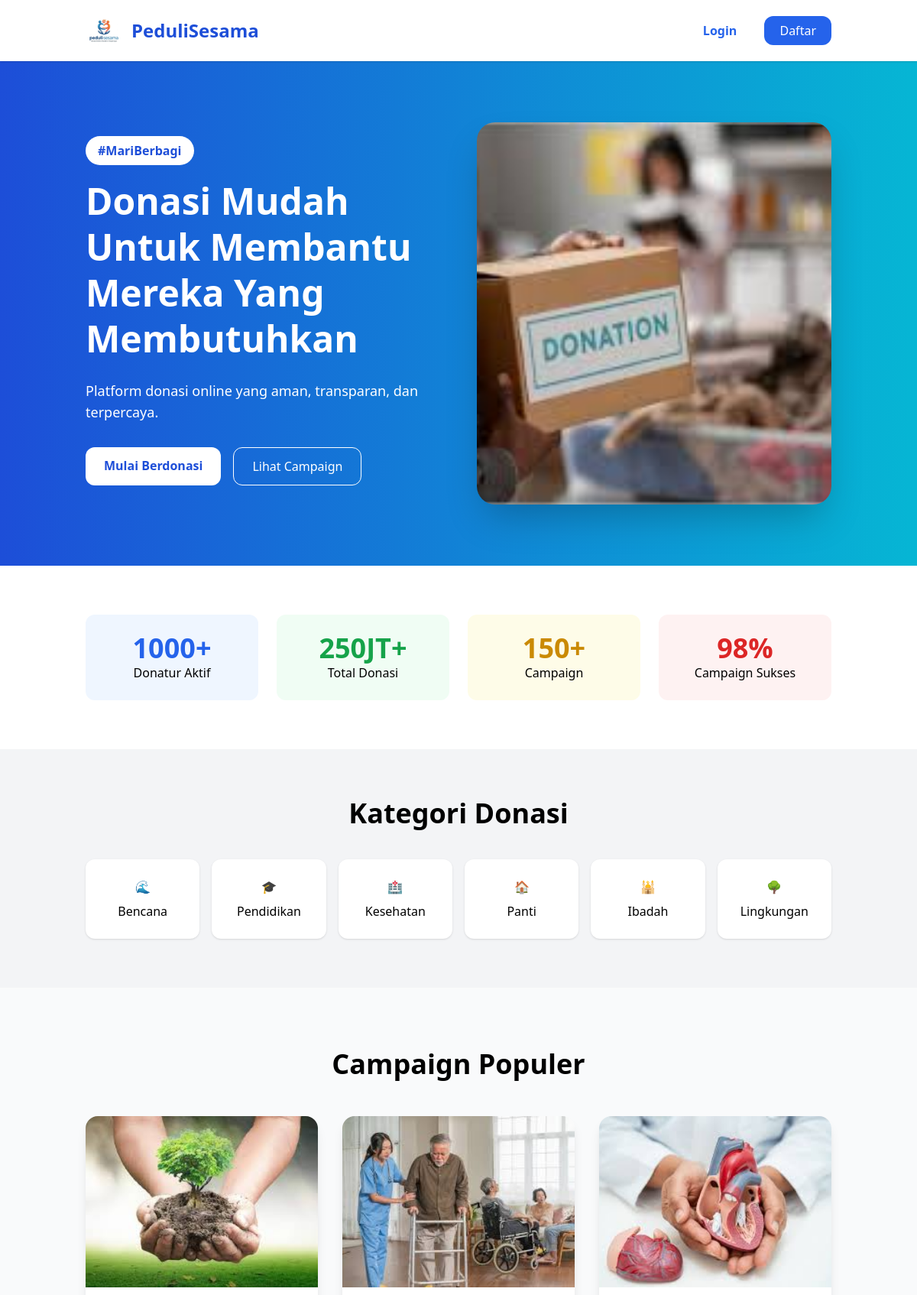
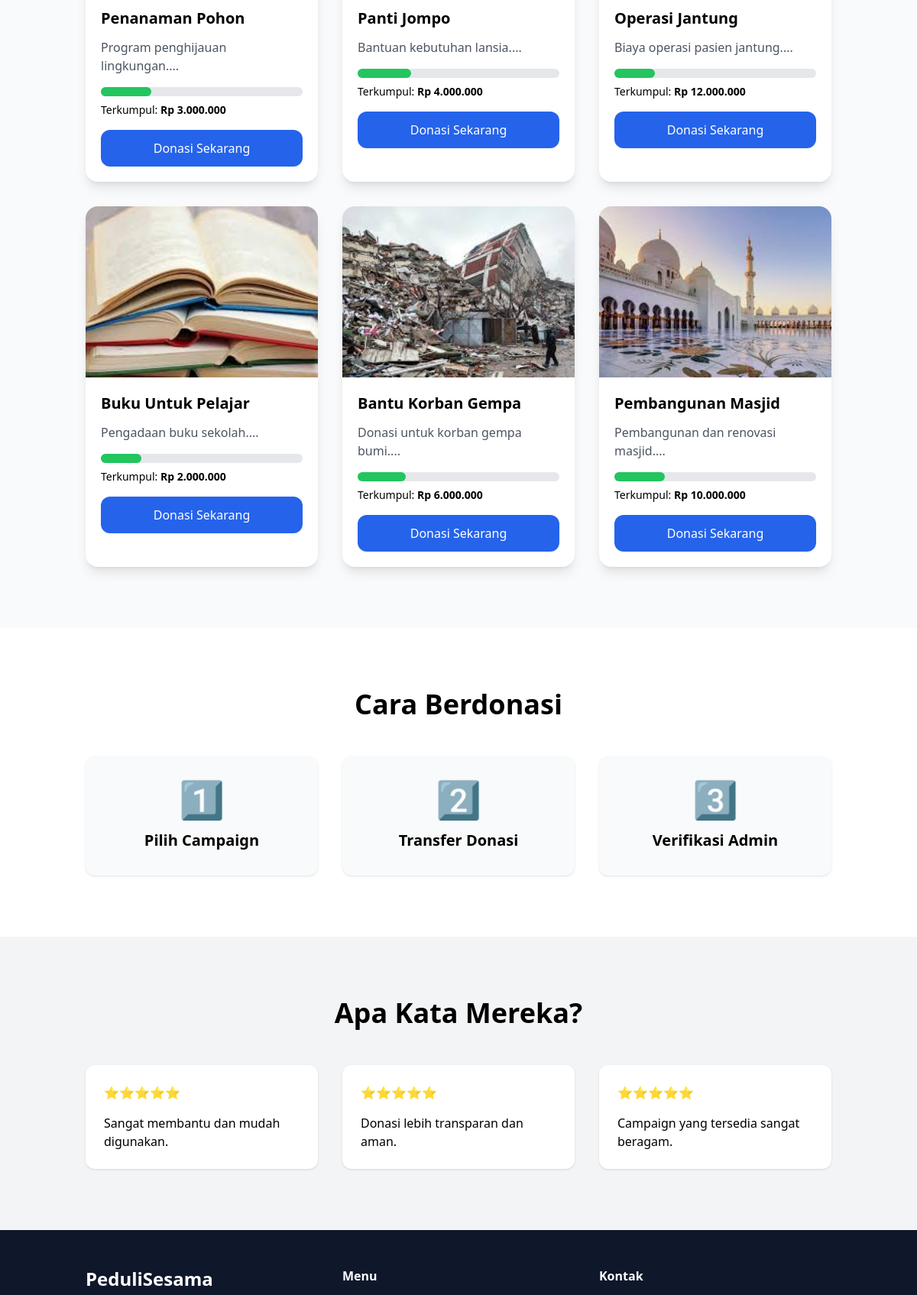
The page / (upper part) on the database its author committed (2 pictures, top to bottom).
### tables this page shows
CREATE TABLE campaign (
id INT AUTO_INCREMENT PRIMARY KEY,
kategori_id INT NOT NULL,
judul VARCHAR(255) NOT NULL,
deskripsi TEXT NOT NULL,
target DECIMAL(15,2) NOT NULL,
terkumpul DECIMAL(15,2) DEFAULT 0,
gambar VARCHAR(255),
deadline DATE,
created_at TIMESTAMP DEFAULT CURRENT_TIMESTAMP,

CONSTRAINT fk_campaign_kategori
FOREIGN KEY (kategori_id)
REFERENCES kategori(id)
ON DELETE CASCADE
ON UPDATE CASCADE

);

### index.php (the view, shortened to what this page needs)
<?php
include "config/koneksi.php";
$campaign = mysqli_query($conn,"
SELECT * FROM campaign
ORDER BY id DESC
LIMIT 6
");
?><!DOCTYPE html><html lang="id">
<head>
<script src="https://cdn.tailwindcss.com"></script></head><body class="bg-gray-50"><nav class="bg-white shadow sticky top-0 z-50"><div class="container mx-auto px-6 py-4 flex justify-between items-center"><div class="flex items-center gap-3"><img src="assets/logo.png"
class="w-12 h-12 object-contain">
<h1 class="text-2xl font-bold text-blue-700">
PeduliSesama
</h1></div><div class="space-x-3"><a href="login.php"
class="px-5 py-2 text-blue-600 font-semibold">
Login
</a>
<a href="register.php"
class="bg-blue-600 text-white px-5 py-2 rounded-xl">
Daftar
</a>
</div></div></nav><section class="bg-gradient-to-r from-blue-700 to-cyan-500 text-white"><div class="container mx-auto px-6 py-20"><div class="grid md:grid-cols-2 gap-12 items-center"><div><span class="bg-white text-blue-700 px-4 py-2 rounded-full font-bold">
#MariBerbagi
</span><h1 class="text-5xl font-bold mt-6 leading-tight">
Donasi Mudah Untuk Membantu Mereka Yang Membutuhkan
</h1><p class="mt-6 text-lg">
Platform donasi online yang aman, transparan, dan terpercaya.
</p><div class="mt-8 flex gap-4"><a href="register.php"
class="bg-white text-blue-700 px-6 py-3 rounded-xl font-bold">
Mulai Berdonasi
</a>
<a href="#campaign"
class="border border-white px-6 py-3 rounded-xl">
Lihat Campaign
</a>
</div></div><div><img
src="assets/hero-donasi.jpg"
class="w-full h-[500px] object-cover rounded-3xl shadow-2xl">
</div></div></div></section><section class="py-16 bg-white"><div class="container mx-auto px-6"><div class="grid md:grid-cols-4 gap-6"><div class="bg-blue-50 p-6 rounded-xl text-center"><h2 class="text-4xl font-bold text-blue-600">
1000+
</h2><p>Donatur Aktif</p></div><div class="bg-green-50 p-6 rounded-xl text-center"><h2 class="text-4xl font-bold text-green-600">
250JT+
</h2><p>Total Donasi</p></div><div class="bg-yellow-50 p-6 rounded-xl text-center"><h2 class="text-4xl font-bold text-yellow-600">
150+
</h2><p>Campaign</p></div><div class="bg-red-50 p-6 rounded-xl text-center"><h2 class="text-4xl font-bold text-red-600">
98%
</h2><p>Campaign Sukses</p></div></div></div></section><section class="py-16 bg-gray-100"><div class="container mx-auto px-6"><h2 class="text-4xl font-bold text-center mb-10">
Kategori Donasi
</h2><div class="grid md:grid-cols-6 gap-4"><div class="bg-white p-6 rounded-xl shadow text-center">
🌊
<p class="mt-2">Bencana</p>
</div><div class="bg-white p-6 rounded-xl shadow text-center">
🎓
<p class="mt-2">Pendidikan</p>
</div><div class="bg-white p-6 rounded-xl shadow text-center">
🏥
<p class="mt-2">Kesehatan</p>
</div><div class="bg-white p-6 rounded-xl shadow text-center">
🏠
<p class="mt-2">Panti</p>
</div><div class="bg-white p-6 rounded-xl shadow text-center">
🕌
<p class="mt-2">Ibadah</p>
</div><div class="bg-white p-6 rounded-xl shadow text-center">
🌳
<p class="mt-2">Lingkungan</p>
</div></div></div></section><section id="campaign" class="py-20"><div class="container mx-auto px-6"><h2 class="text-4xl font-bold text-center mb-12">
Campaign Populer
</h2><div class="grid md:grid-cols-3 gap-8"><?php while($c=mysqli_fetch_assoc($campaign)){ ?><div class="bg-white rounded-2xl shadow-lg overflow-hidden hover:shadow-2xl transition"><img
src="uploads/<?= $c['gambar']; ?>"
class="w-full h-56 object-cover">
<div class="p-5"><h3 class="text-xl font-bold">
<?= $c['judul']; ?>
</h3><p class="mt-3 text-gray-600">
<?= substr($c['deskripsi'],0,100); ?>...
</p><div class="mt-4"><div class="w-full bg-gray-200 h-3 rounded-full"><div
class="bg-green-500 h-3 rounded-full"
style="width:<?= min(($c['terkumpul']/$c['target'])*100,100); ?>%">
</div></div><p class="mt-2 text-sm">Terkumpul:
<b>
Rp <?= number_format($c['terkumpul'],0,',','.'); ?>
</b>
</p></div><a
href="login.php"
class="block text-center bg-blue-600 text-white py-3 mt-4 rounded-xl">
Donasi Sekarang
</a></div></div><?php } ?></div></div></section><section class="bg-white py-20"><div class="container mx-auto px-6"><h2 class="text-center text-4xl font-bold mb-12">
Cara Berdonasi
</h2><div class="grid md:grid-cols-3 gap-8"><div class="bg-gray-50 p-8 rounded-xl shadow text-center"><div class="text-5xl">
1️⃣
</div><h3 class="mt-4 text-xl font-bold">
Pilih Campaign
</h3></div><div class="bg-gray-50 p-8 rounded-xl shadow text-center"><div class="text-5xl">
2️⃣
</div><h3 class="mt-4 text-xl font-bold">
Transfer Donasi
</h3></div><div class="bg-gray-50 p-8 rounded-xl shadow text-center"><div class="text-5xl">
3️⃣
</div><h3 class="mt-4 text-xl font-bold">
Verifikasi Admin
</h3></div></div></div></section><section class="bg-gray-100 py-20"><div class="container mx-auto px-6"><h2 class="text-4xl font-bold text-center mb-12">
Apa Kata Mereka?
</h2><div class="grid md:grid-cols-3 gap-8"><div class="bg-white p-6 rounded-xl shadow">⭐⭐⭐⭐⭐
<p class="mt-4">
Sangat membantu dan mudah digunakan.
</p></div><div class="bg-white p-6 rounded-xl shadow">⭐⭐⭐⭐⭐
<p class="mt-4">
Donasi lebih transparan dan aman.
</p></div><div class="bg-white p-6 rounded-xl shadow">⭐⭐⭐⭐⭐
<p class="mt-4">
Campaign yang tersedia sangat beragam.
</p></div></div></div></section><footer class="bg-slate-900 text-white py-12"><div class="container mx-auto px-6"><div class="grid md:grid-cols-3 gap-8"><div><h3 class="text-2xl font-bold">
PeduliSesama
</h3></div><div><h3 class="font-bold mb-4">
Menu
</h3></div><div><h3 class="font-bold mb-4">
Kontak
</h3><p>Email : info@pedulisesama.com</p>
<p>Telp : 08123456789</p></div></div><hr class="my-8 border-gray-700"></div></footer></body>
</html>

### rows shown on the page
campaign: gambar (picture), judul "Penanaman Pohon", deskripsi "Program penghijauan lingkungan.", terkumpul "3.000.000"
campaign: gambar (picture), judul "Panti Jompo", deskripsi "Bantuan kebutuhan lansia.", target 1.5e+07 (drawn), terkumpul "4.000.000"
campaign: gambar (picture), judul "Operasi Jantung", deskripsi "Biaya operasi pasien jantung.", terkumpul "12.000.000"
campaign: gambar (picture), judul "Buku Untuk Pelajar", deskripsi "Pengadaan buku sekolah.", terkumpul "2.000.000"
campaign: gambar (picture), judul "Bantu Korban Gempa", deskripsi "Donasi untuk korban gempa bumi.", target 2.5e+07 (drawn), terkumpul "6.000.000"
campaign: gambar (picture), judul "Pembangunan Masjid", deskripsi "Pembangunan dan renovasi masjid.", terkumpul "10.000.000"
